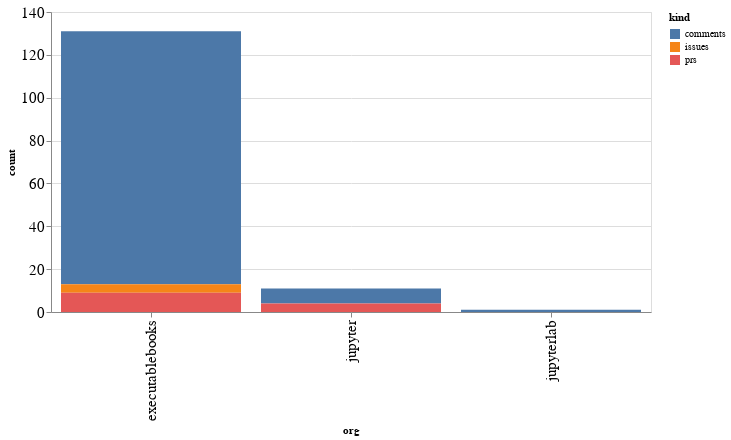

The cell this chart's notebook holds for it:
### Code cell
alt.Chart(org_summaries, width=600).mark_bar().encode(
    x='org',
    y='count',
    color='kind',
    tooltip="org"
)

### Figure 1 — Vega-Lite specification as saved in the notebook (floating-point values rounded to 4 significant figures)
{"config": {"axisLeft": {"labelFontSize": 15}, "axisBottom": {"labelFontSize": 15}}, "data": {"name": "data-b9571333f2c95efef2c69729f0915bc4"}, "mark": "bar", "encoding": {"color": {"type": "nominal", "field": "kind"}, "tooltip": {"type": "nominal", "field": "org"}, "x": {"type": "nominal", "field": "org"}, "y": {"type": "quantitative", "field": "count"}}, "width": 600, "$schema": "https://vega.github.io/schema/vega-lite/v4.8.1.json", "datasets": {"data-b9571333f2c95efef2c69729f0915bc4": [{"org": "executablebooks", "kind": "comments", "count": 118}, {"org": "executablebooks", "kind": "issues", "count": 4}, {"org": "executablebooks", "kind": "prs", "count": 9}, {"org": "jupyter", "kind": "comments", "count": 7}, {"org": "jupyter", "kind": "prs", "count": 4}, {"org": "jupyterlab", "kind": "comments", "count": 1}]}}
